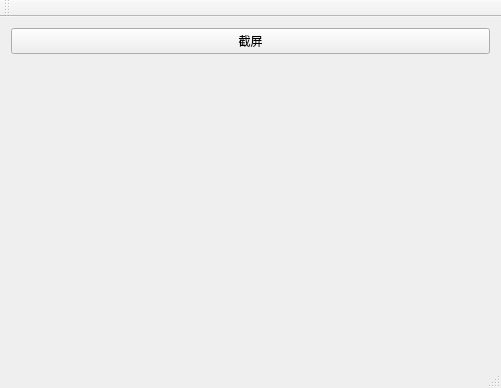
<?xml version="1.0" encoding="UTF-8"?>
<ui version="4.0">
 <class>CutScreen</class>
 <widget class="QMainWindow" name="CutScreen">
  <property name="geometry">
   <rect>
    <x>0</x>
    <y>0</y>
    <width>501</width>
    <height>388</height>
   </rect>
  </property>
  <property name="windowTitle">
   <string>CutScreen</string>
  </property>
  <widget class="QWidget" name="centralWidget">
   <layout class="QGridLayout" name="gridLayout">
    <item row="0" column="0">
     <layout class="QVBoxLayout" name="verticalLayout">
      <item>
       <widget class="QPushButton" name="cutBt">
        <property name="text">
         <string>截屏</string>
        </property>
       </widget>
      </item>
      <item>
       <widget class="QLabel" name="label">
        <property name="text">
         <string/>
        </property>
       </widget>
      </item>
     </layout>
    </item>
   </layout>
  </widget>
  <widget class="QMenuBar" name="menuBar">
   <property name="geometry">
    <rect>
     <x>0</x>
     <y>0</y>
     <width>501</width>
     <height>23</height>
    </rect>
   </property>
  </widget>
  <widget class="QToolBar" name="mainToolBar">
   <attribute name="toolBarArea">
    <enum>TopToolBarArea</enum>
   </attribute>
   <attribute name="toolBarBreak">
    <bool>false</bool>
   </attribute>
  </widget>
  <widget class="QStatusBar" name="statusBar"/>
 </widget>
 <layoutdefault spacing="6" margin="11"/>
 <resources/>
 <connections/>
</ui>
